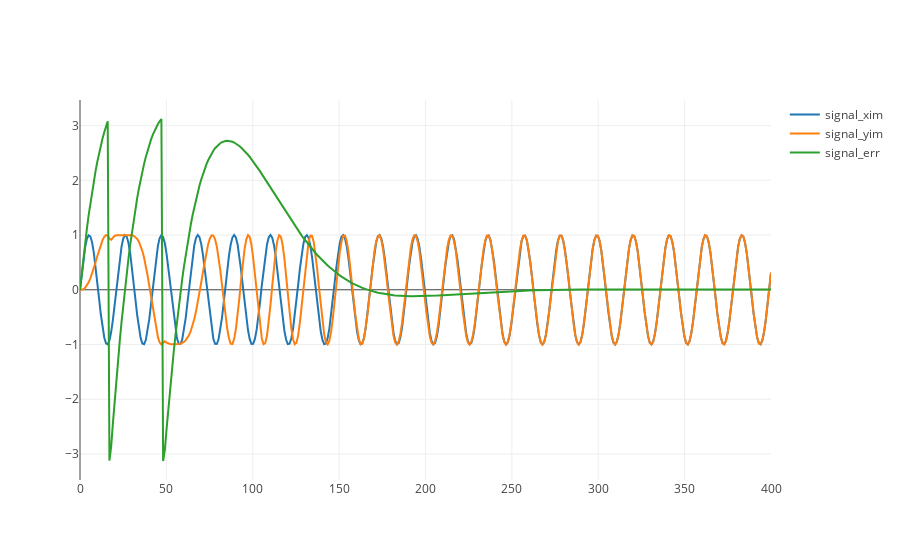

Source (notebook cell):
### Code cell
// set parameters
let parameters = Parameters {
    phase_offset: 0.,    // carrier phase offset        0.0
    freq_offset:  0.3,   // carrier frequency offset    0.3
    wn:           0.01,  // pll bandwidth               0.01
    zeta:         0.707, // pll damping factor          0.707
    K:            1000., // pll loop gain               1000.
    n:            400,   // number of samples           400
};
let t = parameters.n as f32;

let xs: Vec<f32> = linspace(0., t, parameters.n).collect();
let signals = simulate(&parameters);

let mut plot = Plot::new();
//plot.add_trace(Scatter::new(xs.clone(), signals.0).mode(Mode::Lines).name("signal_xre"));
plot.add_trace(Scatter::new(xs.clone(), signals.1).mode(Mode::Lines).name("signal_xim"));
//plot.add_trace(Scatter::new(xs.clone(), signals.2).mode(Mode::Lines).name("signal_yre"));
plot.add_trace(Scatter::new(xs.clone(), signals.3).mode(Mode::Lines).name("signal_yim"));
plot.add_trace(Scatter::new(xs.clone(), signals.4).mode(Mode::Lines).name("signal_err"));
//plot.add_trace(Scatter::new(xs.clone(), signals.5).mode(Mode::Lines).name("signal_phi"));
//plot.add_trace(Scatter::new(xs.clone(), signals.6).mode(Mode::Lines).name("signal_phi_hat"));

plot.set_layout(Layout::new().height(200));
plot.lab_display();

### Figure 1 — Plotly figure (JSON) as saved in the notebook; plotly's stock layout.template omitted (floating-point values rounded to 4 significant figures; data arrays with more than 128 entries replaced by an {"elided": "..."} marker saying what was removed)
{"data": [{"mode": "lines", "name": "signal_xim", "type": "scatter", "x": {"elided": "400 float values"}, "y": {"elided": "400 float values"}}, {"mode": "lines", "name": "signal_yim", "type": "scatter", "x": {"elided": "400 float values"}, "y": {"elided": "400 float values"}}, {"mode": "lines", "name": "signal_err", "type": "scatter", "x": {"elided": "400 float values"}, "y": {"elided": "400 float values"}}], "layout": {"autosize": true, "xaxis": {"autorange": true, "range": [0, 400], "type": "linear"}, "yaxis": {"autorange": true, "range": [-3.476, 3.468], "type": "linear"}}}
